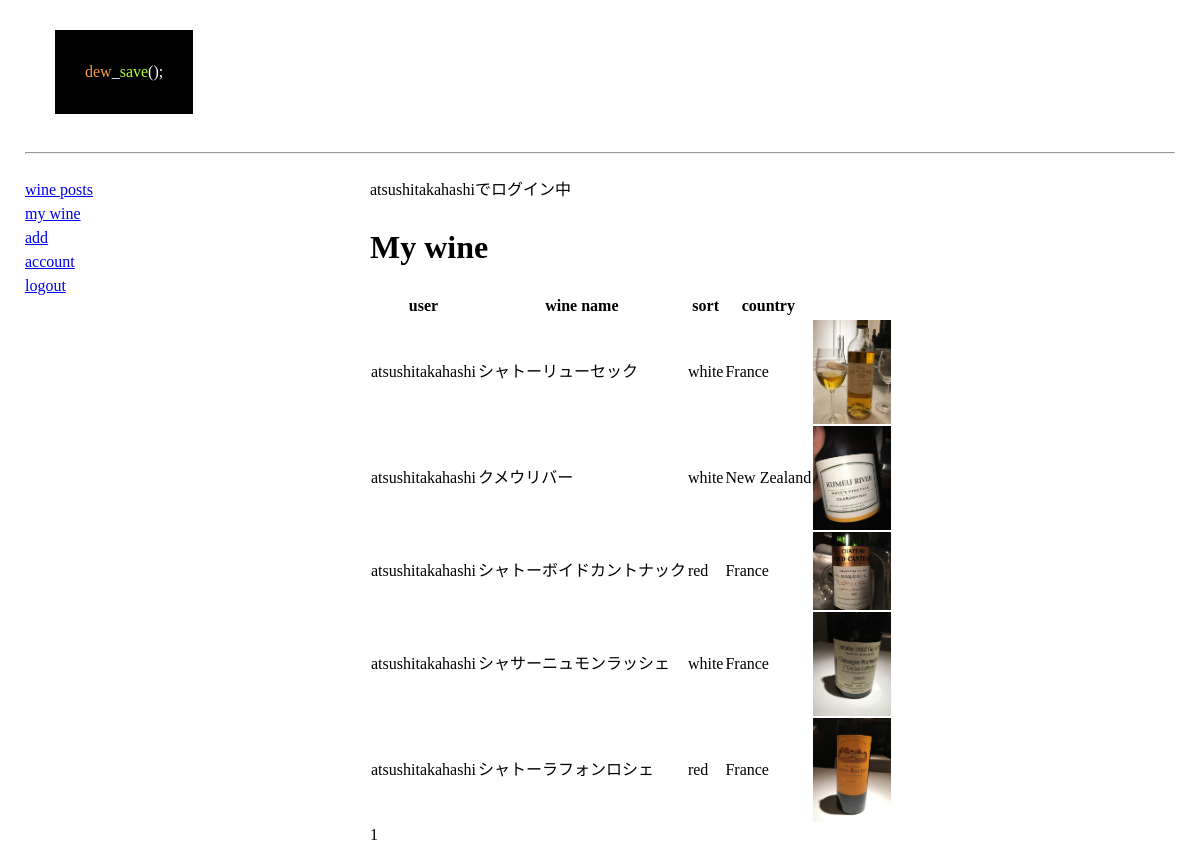
Screenshot of /my_wine/ (signed in) with the database file from the repository.
### wine/models.py (models this page shows, shortened)
class Wine(models.Model):
    sort_data = [
        ('red', 'red'),
        ('white', 'white'),
        ('sparkling', 'sparkling'),
    ]
    country_data = [
        ('France', 'France'),
        ('Italy','Italy'),
        ('Germany', 'Germany'),
        ('Spain', 'Spain'),
        ('Portugal', 'Portugal'),
        ('USA', 'USA'),
        ('Australia', 'Australia'),
        ('New Zealand', 'New Zealand'),
        ('Argentina', 'Argentina'),
        ('Chile', 'Chile'),
        ('South Africa', 'South Africa'),
        ('Japan', 'Japan'),
        ('etc.', 'etc.'),
    ]
    vintage_data = [
        ('1980', '1980'), ('1981', '1981'), ('1982', '1982'), ('1983', '1983'), ('1984', '1984'), ('1985', '1985'),
        ('1986', '1986'), ('1987', '1987'), ('1988', '1988'), ('1989', '1989'), ('1990', '1990'), ('1991', '1991'),
        ('1992', '1992'), ('1993', '1993'), ('1994', '1994'), ('1995', '1995'), ('1996', '1996'), ('1997', '1997'),
        ('1998', '1998'), ('1999', '1999'), ('2000', '2000'), ('2001', '2001'), ('2002', '2002'), ('2003', '2003'),
        ('2004', '2004'), ('2005', '2005'), ('2006', '2006'), ('2007', '2007'), ('2008', '2008'), ('2009', '2009'),
        ('2010', '2010'), ('2011', '2011'), ('2012', '2012'), ('2013', '2013'), ('2014', '2014'), ('2015', '2015'),
        ('2016', '2016'), ('2017', '2017'), ('2018', '2018'), ('2019', '2019'), ('2020', '2020'),
    ]
    grape_data = [
        ('Chardonnay', 'Chardonnay'),
        ('Sauvignon Blanc', 'Sauvignon Blanc'),
        ('Riesling', 'Riesling'),
        ('Gewürztraminer', 'Gewürztraminer'),
        ('Semillon', 'Semillon'),
        ('Viognier', 'Viognier'),
        ('Pino Blanc', 'Pino Blanc'),
        ('Muscadet', 'Muscadet'),
        ('Pino gris', 'Pino gris'),
        ('Cortese', 'Cortese'),
        ('Trebbiano', 'Trebbiano'),
        ('Garganega', 'Garganega'),
        ('Malvasia', 'Malvasia'),
        ('Chenin Blanc', 'Chenin Blanc'),
        ('Albariño', 'Albariño'),
        ('甲州', '甲州'),
        ('etc.', 'etc.'),
    ]
    eye_data = [
        ('green', 'green'),
        ('lemon yellow', 'lemon yellow'),
        ('yellow', 'yellow'),
        ('gold', 'gold'),
        ('amber', 'amber'),
    ]
    nose_data = [
        ('lemmon', 'レモン'), ('kime', 'ライム'), ('grapefruit', 'グレープフルーツ'), ('apple', 'リンゴ'), ('green apple', '青りんご'),
        ('pear', '洋ナシ'), ('peach', '桃'), ('apricot', 'アプリコット'), ('pineapple', 'パイナップル'), ('passion fruit', 'パッションフルーツ'),
        ('banana', 'バナナ'), ('mango', 'マンゴー'), ('lychee', 'ライチ'), ('muscat', 'マスカット'), ('water melon', 'メロン'),
        ('kinmokusei', 'キンモクセイ'), ('mint', 'ミント'), ('rose', 'バラ'), ('floral', 'お花のような'), ('herb', 'ハーブの'), ('perfume', '香水'),
        ('barrel incense', '樽香'), ('toast', 'トースト'), ('butter', 'バター'), ('vanila', 'バニラ'), ('sulfur', '硫黄'), ('honey', 'はちみつ'),
        ('cinnamon', 'シナモン'),('mineral', 'ミネラル'),
    ]
    mouth_data = [
        ('fresh', 'フレッシュ感のある'),
        ('dry', 'ドライな'),
        ('sour', '酸味が目立つ'),
        ('balance', 'バランスの良い'),
        ('sweat', '甘さのある'),
        ('fruity','フルーツ感のある'),
        ('elegant', 'エレガントな,綺麗な'),
        ('mineral','ミネラルのある'),
        ('rich', '芳醇な、豊かな'),
        ('thick', '厚みのある'),
        ('strong', '濃縮し力強い'),
        ('aging', '長期熟成型のような'),
    ]
    error_msg = [
        '50文字まででお願いします。',
        '10文字まででお願い致します。',
        '点数は5点までで採点お願い致します。',
        '点数は0点以上で採点お願い致します。',
        'ファイル形式はJPEG,PNG,GIFでお願い致します。'
    ]
    user = models.ForeignKey(get_user_model(), on_delete=models.CASCADE,default=1)
    date = models.DateTimeField(default=timezone.now)
    name = models.CharField(verbose_name='Name', max_length=100,validators=[MaxLengthValidator(50,error_msg[0])])
    sort = models.CharField(verbose_name='Sort',choices=sort_data,max_length=100)
    country = models.CharField(verbose_name='Country', choices=country_data,max_length=100)
    vintage = models.CharField(verbose_name='Vintage', choices=vintage_data,max_length=100,blank=True)
    grape = models.CharField(verbose_name='Grape', choices=grape_data,max_length=100,blank=True)
    eye = models.CharField(verbose_name='Eye', choices=eye_data,max_length=100,blank=True)
    nose = models.CharField(verbose_name='Nose', choices=nose_data,max_length=100,blank=True)
    mouth = models.CharField(verbose_name='Mouth', choices=mouth_data,max_length=100,blank=True)
    memo = models.CharField(verbose_name='Memo', max_length=200, blank=True)
    point = models.FloatField(verbose_name='Point',validators=[MaxValueValidator(5,error_msg[2]),MinValueValidator(0,error_msg[3])])
    pic = models.ImageField(upload_to='images/',blank=True,validators=[FileExtensionValidator(['JPG','PNG','GIF'],error_msg[4])])

### wine/views.py (the view)
# urls.py: path('my_wine/', My_wine.as_view(), name='my'),
class My_wine(LoginRequiredMixin,ListView):
    model = Wine
    template_name = 'wine/my_wine.html'
    paginate_by = 5
    def get_queryset(self):
        return Wine.objects.filter(user=self.request.user)

### wine/templates/wine/my_wine.html (shortened to what this page needs)
{% extends 'wine/layout.html' %}
{% block main%}
    {% if user.is_authenticated %}
        <p>{{ user.get_username }}でログイン中</p>
    {% else %}
        <p>ログインしていません</p>
    {% endif %}
    <h1>My wine</h1>
    <table>
        <tr>
            <th>user</th>
            <th>wine name</th>
            <th>sort</th>
            <th>country</th>
        </tr>
        {% for item in object_list %}
        <tr>
            <td>{{item.user}}</td>
            <td>{{item.name}}</td>
            <td>{{item.sort}}</td>
            <td>{{item.country}}</td>
        {% if item.pic %}
           <td><a href="/update_wine/{{item.id}}/" ><img src='{{item.pic.url}}' width="78px"></a></td>
        {% endif %}
        </tr>
        {% endfor %}
    </table>
    {% for num in page_obj.paginator.page_range %}
        {% if page_obj.number == num %}
            <span>{{ num }}</span>
        {% else %}
            <a href="?page={{ num }}">{{ num }}</a>
        {% endif %}
    {% endfor %}
{% endblock %}

### wine/static/wine/css/sanitize.css (style rules this page uses)
html { cursor: default; line-height: 1.5; -moz-tab-size: 4; tab-size: 4; -webkit-tap-highlight-color: transparent ; -ms-text-size-adjust: 100%; -webkit-text-size-adjust: 100%; word-break: break-word; }
body { margin: 0; }
h1 { font-size: 2em; margin: 0.67em 0; }
a { background-color: transparent; }
audio, canvas, iframe, img, svg, video { vertical-align: middle; }
img { border-style: none; }
table { border-collapse: collapse; }
a, area, button, input, label, select, summary, textarea, [tabindex] { -ms-touch-action: manipulation; touch-action: manipulation; }

### wine/static/wine/css/stylesheet_wine.css (style rules this page uses)
body { max-width: 1150px; margin: 0 auto; }

### rows the page displays
Wine: user "atsushitakahashi", name "シャトーリューセック", sort "white", country "France", pic (picture)
Wine: user "atsushitakahashi", name "クメウリバー", sort "white", country "New Zealand", pic (picture)
Wine: user "atsushitakahashi", name "シャトーボイドカントナック", sort "red", country "France", pic (picture)
Wine: user "atsushitakahashi", name "シャサーニュモンラッシェ", sort "white", country "France", pic (picture)
Wine: user "atsushitakahashi", name "シャトーラフォンロシェ", sort "red", country "France", pic (picture)

### other values shown
{{ user.get_username }} "atsushitakahashi"
{{ num }} "1"
